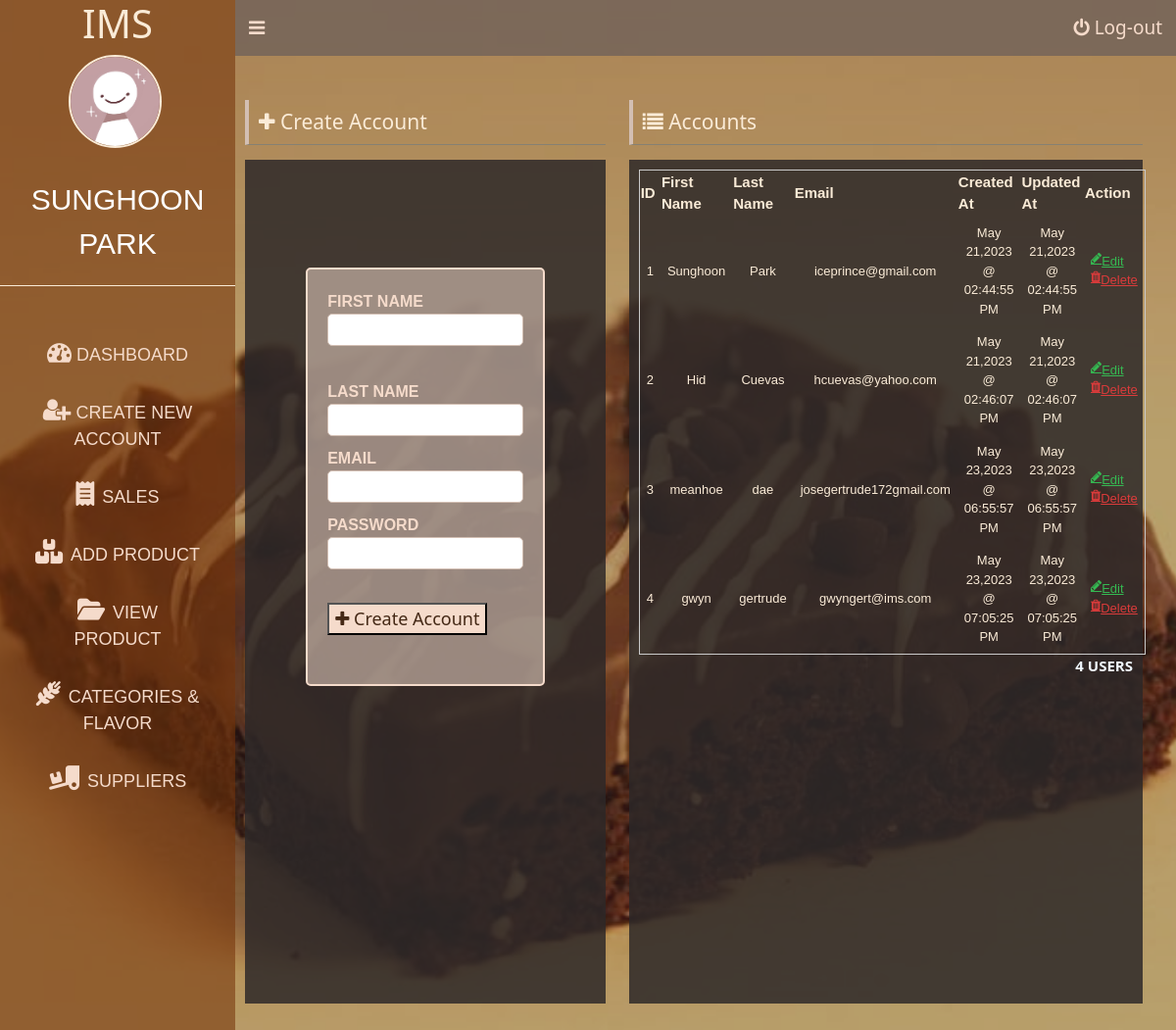
Page /user-add.php (signed in) on the earlier database version.
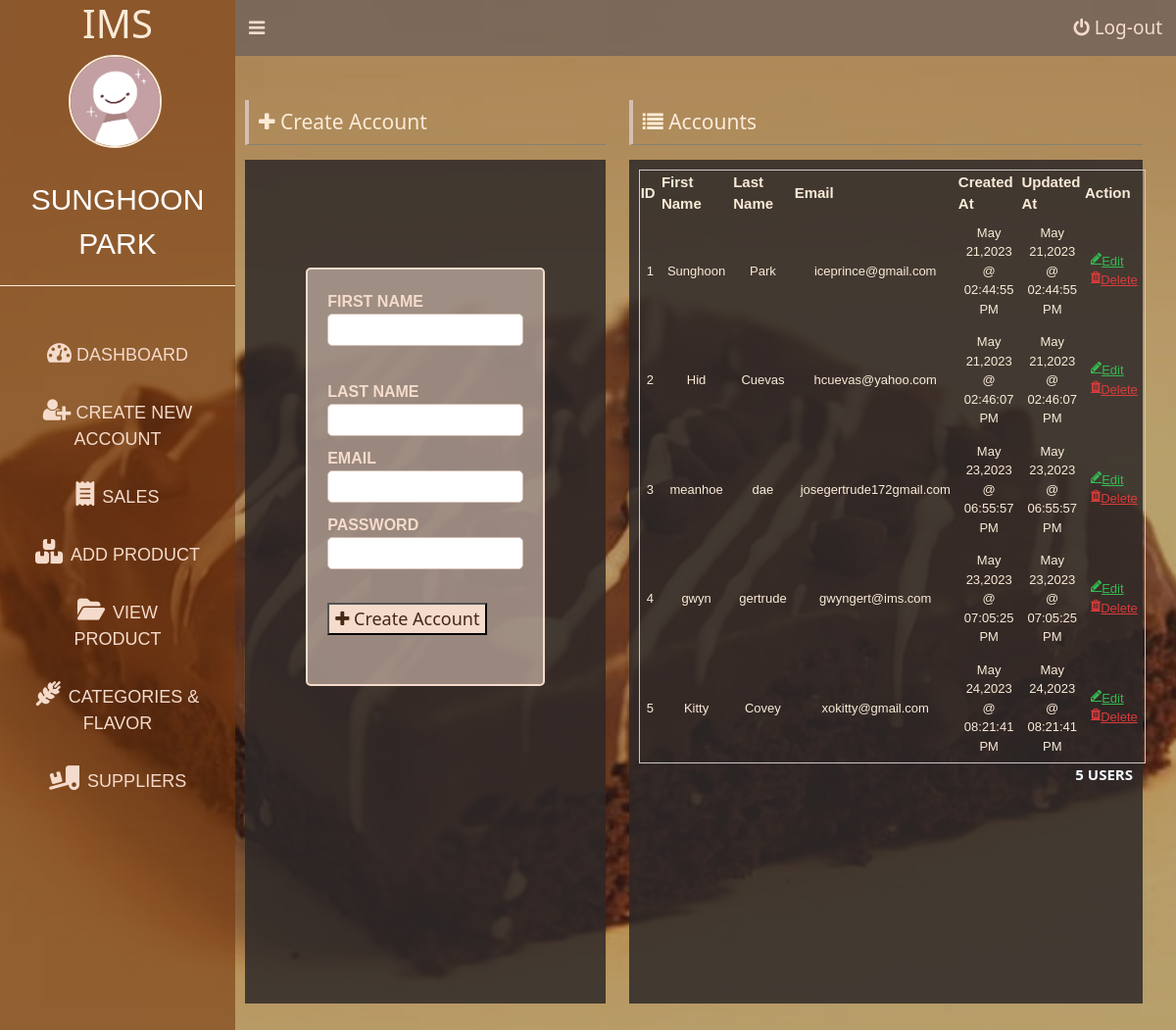
Same page on the later database version.
### tables this page shows
CREATE TABLE `user` (
  `id` int(11) NOT NULL,
  `first_name` varchar(30) NOT NULL,
  `last_name` varchar(30) NOT NULL,
  `email` varchar(25) NOT NULL,
  `password` varchar(200) NOT NULL,
  `created_at` datetime NOT NULL,
  `updated_at` datetime NOT NULL
);

### database/show-user.php (called while the page is built)
<?php
include('connection.php');
$stmt = $conn->prepare("SELECT * FROM user ORDER BY created_at");
$stmt->execute();
$stmt->setFetchMode(PDO::FETCH_ASSOC);
return $stmt->fetchAll();

### user-add.php (the view, shortened to what the changed rows need)
<?php
$user = $_SESSION['user'];
$users = include('database/show-user.php');
?>
<!DOCTYPE html>
<html lang="en">
<head>
    <link rel="stylesheet" type="text/css" href="css/login.css?v=p<?= time(); ?>">
    <link rel="stylesheet" href="css/to/font-awesome/css/font-awesome.min.css">
    <link rel="stylesheet" type="text/css" href="js/bootstrap-5.3.0-alpha3-dist/css/bootstrap.min.css?v=p<?= time(); ?>">
</head>
<body>
    <div id="dashboardMainContainer">
        <?php include('partial/app-sidebar.php') ?>
        <div class="dashboard_content_container" id="dashboard_content_container">
            <div class="dashboard_content">
                <div class="row">
                    <div class="column column-5">
                        <h1 class="section_header"><i class="fa fa-plus"></i> Create Account</h1>
                    </div>
                    <div class="column column-7">
                        <h1 class="section_header"><i class="fa fa-list"></i> Accounts</h1>
                        <div class="dashboard_content_main">
                            <div class="user">
                                <table>
                                    <thead>
                                        <tr>
                                            <th>ID</th>
                                            <th>First Name</th>
                                            <th>Last Name</th>
                                            <th>Email</th>
                                            <th>Created At</th>
                                            <th>Updated At</th>
                                            <th>Action</th>
                                        </tr>
                                    </thead>
                                    <tbody>
                                        <?php foreach ($users as $index => $user) { ?>
                                            <tr>
                                                <td><?= $index + 1 ?></td>
                                                <td><?= $user['first_name'] ?></td>
                                                <td><?= $user['last_name'] ?></td>
                                                <td><?= $user['email'] ?></td>
                                                <td><?= date('M d,Y @ h:i:s A', strtotime($user['created_at'])) ?></td>
                                                <td><?= date('M d,Y @ h:i:s A', strtotime($user['updated_at'])) ?></td>
                                                <td>
                                                    <a href="" class="update_user" data-userid='<?= $user['id'] ?>'><i class="fa fa-pencil"></i> Edit</a>
                                                    <a href="" class="deleteUser" data-userid="<?= $user['id'] ?>" data-fname="<?= $user['first_name'] ?>" data-lname="<?= $user['last_name'] ?>">
                                                        <i class="fa fa-trash"></i> Delete</a>
                                                </td>
                                            </tr>
                                        <?php } ?>
                                    </tbody>
                                </table>
                                <p class="userCount"><?= count($users) ?> Users</p>
                            </div>
                        </div>
                    </div>
                </div>
            </div>
        </div>
    </div>
</body>
</html>

### partial/app-sidebar.php (shortened to what the changed rows need)
<div class="dashboard_sidebar" id="dashboard_sidebar">
    <div class="dashboard_sidebar_user">
        <img src="images/art.jpg" alt="User image." id ="userImage" />
        <span><?= $user['first_name'] . ' ' . $user['last_name']?></span>
    </div>
</div>

Differences in the rows shown:
added user: first_name "Kitty", last_name "Covey", email "xokitty@gmail.com", created_at "May 24,2023 @ 08:21:41 PM", updated_at "May 24,2023 @ 08:21:41 PM"
Other differences:
count($users): "4" → "5"
